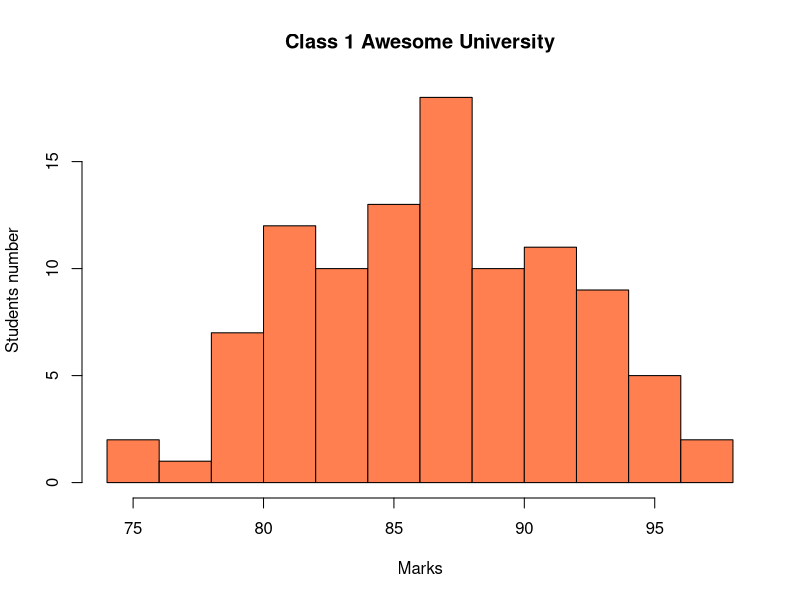

Reproduce this figure in R.
class <- rnorm(100,86,5.0)
hist(class, col='coral',xlab='Marks',ylab='Students number', main='Class 1 Awesome University')
print(summary(class))
count <- 0
for (i in 1:length(class)){
  if (class[i]>91 || class[i]<81){count <- count+1}
}
count <- 0
for (i in 1:length(class)){
  if (class[i]>96 || class[i]<76){count <- count+1}
}
# problem: scores higher than 100 may occur
# get good grades problem
# 1.Random selection
# 2.Select A for each answer: 0.25^10
record <- vector()
for (i in 1:10000){
answer <- sample.int(4,20,replace=TRUE) # generate normal-distrubuted answer
# answer <- sample(c(1,1,1,1,1,2,2,2,2,2,3,3,3,3,3,4,4,4,4,4)) # generate "anvanced" answer
met1 <- sample.int(4,20,replace=TRUE)
met2 <- rep(1,time=20)
mark1 <- sum(as.integer(met1==answer))
mark2 <- sum(as.integer(met2==answer))
record <- c(record,mark1>=mark2)
}
summary(record)

